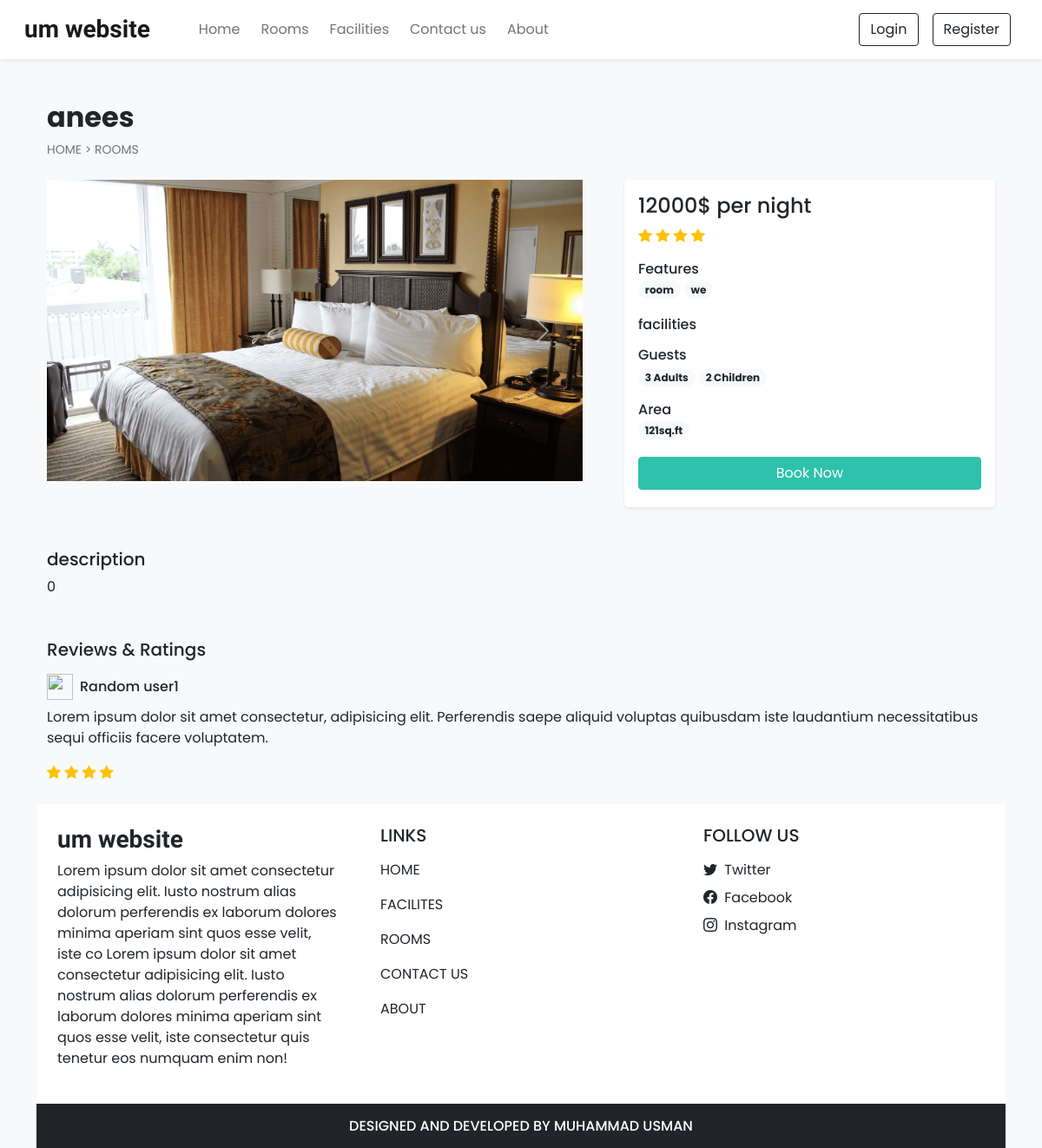
Page /room_details.php?id=3 on the committed database.
### tables this page shows
CREATE TABLE `settings` (
  `sr_no` int(11) NOT NULL,
  `site_title` varchar(50) NOT NULL,
  `site_about` varchar(250) NOT NULL,
  `shutdown` tinyint(1) NOT NULL
);

CREATE TABLE `rooms` (
  `id` int(11) NOT NULL,
  `name` varchar(150) NOT NULL,
  `area` int(11) NOT NULL,
  `price` int(11) NOT NULL,
  `quantity` int(11) NOT NULL,
  `adult` int(11) NOT NULL,
  `children` int(11) NOT NULL,
  `description` varchar(250) NOT NULL,
  `status` tinyint(4) NOT NULL DEFAULT 1,
  `removed` int(11) NOT NULL DEFAULT 0
);

CREATE TABLE `room_images` (
  `sr_no` int(11) NOT NULL,
  `room_id` int(11) NOT NULL,
  `image` varchar(150) NOT NULL,
  `thumb` tinyint(4) NOT NULL DEFAULT 0
);

CREATE TABLE `feature` (
  `id` int(11) NOT NULL,
  `name` varchar(100) NOT NULL
);

### Admin/component/db_config.php (called while the page is built, shortened)
<?php
   function select ($sql,$values,$datatypes){
       $con = $GLOBALS['con'];
       if($stmt = mysqli_prepare($con,$sql)){
        mysqli_stmt_bind_param($stmt,$datatypes,...$values);
        if(mysqli_stmt_execute($stmt)) {
         $res= mysqli_stmt_get_result($stmt);
         return $res;
        }
        else{
            mysqli_stmt_close($stmt);
            die("query cannnot be executed  - Select");
        }
       }
       else{
        die("query cannnot be prepared  - Select");
       }
   }
 ?>

### room_details.php (the view, shortened to what this page needs)
<html lang="en">
<head>
    <?php require('component/links.php') ?>
</head>
<body class="bg-light">
    <?php require('component/header.php'); ?>
    <?php
    $data=filteration($_GET);
    $room_res=select("SELECT * FROM `rooms` WHERE `id`=? AND `status`=? AND `removed`=?",[$data['id'],1,0],'iii');
    $room_data=mysqli_fetch_assoc($room_res);
     ?>
    <div class="container">
        <div class="row">
             <div class="col-12 my-5 mb-4 px-4">
             <h2 class="fw-bold "><?php echo $room_data['name'] ?></h2>
            <div style="font-size:14px">
                  <a href="index.php" class="text-secondary text-decoration-none">HOME</a>
                  <span class="text-secondary"> ></span>
                  <a href="rooms.php" class="text-secondary text-decoration-none">ROOMS</a>
            </div>
        </div>
        <div class="col-lg-7 col-md-12 px-4 ">
        <div id="roomCarousel" class="carousel slide" data-bs-ride="carousel">
  <div class="carousel-inner">
    <?php
    $room_img=ROOMS_IMG_PATH."thumbnail.jpg";
    $img_q=mysqli_query($con,"SELECT * FROM `room_images`
    WHERE `room_id`='$room_data[id]'
     ");
     if(mysqli_num_rows($img_q)>0){
        $active_class='active';
        while( $img_res=mysqli_fetch_assoc($img_q)){
            echo  "  <div class='carousel-item $active_class'>
            <img src='".ROOMS_IMG_PATH.$img_res['image']."' class='d-block w-100' rounded>
          </div>" ;
          $active_class='';
        }
     }
     else{
        echo " <div class='carousel-item active'>
        <img src='$room_img' class='d-block w-100' alt='...'>
      </div>";
     };
     ?>
  </div>
  <button class="carousel-control-prev" type="button" data-bs-target="#roomCarousel" data-bs-slide="prev">
    <span class="carousel-control-prev-icon" aria-hidden="true"></span>
  </button>
  <button class="carousel-control-next" type="button" data-bs-target="#roomCarousel" data-bs-slide="next">
    <span class="carousel-control-next-icon" aria-hidden="true"></span>
  </button>
</div>
        </div>
    <div class="col-lg-5 col-md-12 px-4">
        <div class="card mb-4 border-0 shadow-sm rounded-3" >
            <div class="card-body">
                <?php
                echo<<<price
                    <h4 class="">$room_data[price]$ per night</h4>
                price;
                echo<<<rating
                   <div class="mb-3">
                        <i class="bi bi-star-fill text-warning"></i>
                        <i class="bi bi-star-fill text-warning"></i>
                        <i class="bi bi-star-fill text-warning"></i>
                        <i class="bi bi-star-fill text-warning"></i>
                    </div>
                rating;
                $fea_q=mysqli_query($con,"SELECT f.name FROM `feature` f
                  INNER JOIN `room_features` rfea ON f.id =rfea.features_id
                  WHERE rfea.room_id='$room_data[id]'
                 ");
                $features_data="";
                 while($fea_row=mysqli_fetch_assoc($fea_q)){
                 $features_data .="<span class='badge bg-light rounded-pill text-dark text-wrap me-1 mb-1'>
                 $fea_row[name]
                 </span>";
                }
                echo<<< features
                    <div class= " mb-3">
                        <h6 class="mb-1">Features</h6>
                        $features_data
                    </div>
                features;
                $facilities_data="";
                echo<<< facilities
                    <div class= " mb-3">
                        <h6 class="mb-1">facilities</h6>
                        $facilities_data
                    </div>
                facilities;
                echo<<<guests
                            <div class="mb-3 ">
                                    <h6 class="mb-1">Guests</h6>
                                <span class="badge bg-light rounded-pill text-dark text-wrap">
                                        $room_data[adult] Adults
                                </span>
                                <span class="badge bg-light rounded-pill text-dark text-wrap">
                                      $room_data[children] Children
                                </span>
                            </div>
                guests;
                echo<<<area
                    <div class= " mb-3">
                           <h6 class="mb-1">Area</h6>
                            <span class='badge bg-light rounded-pill text-dark text-wrap me-1 mb-1'>
                            $room_data[area]sq.ft
                            </span>
                    </div>
                area;
                $login=0;
                echo<<<book
                   <button onclick='checklogintobook($login,$room_data[id])' class="btn  w-100  text-white custom-bg shadow-none mb-1">Book Now</button>
                book;
                ?>
            </div>
        </div>
    </div>
<div class="col-12 mt-4 px-4 ">
    <div class="mb-5">
        <h5>description</h5>
        <p>
            <?php
             echo $room_data['description']
            ?>
        </p>
    </div>
    <div class="">
        <h5 class="mb-3">Reviews & Ratings</h5>
        <div>
        <div class="d-flex align-items-center mb-2">
                    <img src="images/facilities/IMG_47816.svg" width="30px">
                    <h6 class="m-0 ms-2">Random user1</h6>
                </div>
                    <p>Lorem ipsum dolor sit amet consectetur,
                         adipisicing elit. Perferendis saepe aliquid voluptas quibusdam iste laudantium necessitatibus
                         sequi officiis facere voluptatem.</p>
                    <div class="raiting">
                            <i class="bi bi-star-fill text-warning"></i>
                            <i class="bi bi-star-fill text-warning"></i>
                            <i class="bi bi-star-fill text-warning"></i>
                            <i class="bi bi-star-fill text-warning"></i>
                    </div>
        </div>
    </div>
        </div>
    </div>
    <?php require('component/footer.php'); ?>
</body>
</html>

### component/header.php (shortened to what this page needs)
<?php
     require('Admin/component/db_config.php');
     $contact_q="SELECT * FROM `contact_details` WHERE `sr_no`=?";
     $values=[1];
     $contact_r= mysqli_fetch_assoc( select ($contact_q,$values,'i'));
    $setting_q="SELECT * FROM `settings` WHERE `sr_no`=?";
    $setting_r= mysqli_fetch_assoc( select ($setting_q,$values,'i'));
?>
<nav id="nav-bar" class="navbar navbar-expand-lg navbar-light bg-white px-lg-3 py-lg-2 shadow-sm sticky-top ">
    <div class="container-fluid">
        <a class="navbar-brand me-5 fw-bold fs-3 h-font" href="index.php"><?php echo $setting_r['site_title'] ?></a>
        <div class="collapse navbar-collapse" id="navbarSupportedContent">
            <ul class="navbar-nav me-auto mb-2 mb-lg-0">
                <li class="nav-item">
                    <a class="nav-link me-2"  href="index.php">Home</a>
                </li>
                <li class="nav-item">
                    <a class="nav-link me-2" href="rooms.php">Rooms</a>
                </li>
                <li class="nav-item">
                    <a class="nav-link me-2" href="facilities.php">Facilities</a>
                </li>
                <li class="nav-item">
                    <a class="nav-link me-2" href="contact.php">Contact us</a>
                </li>
                <li class="nav-item">
                    <a class="nav-link me-2" href="about.php">About</a>
                </li>
            </ul>
            <div class="d-flex">
                 <?php
                if(isset($_SESSION['login'])&& $_SESSION['login']==true){
                    echo<<<data
                            <div class="btn-group">
                                <button type="button" class="btn btn-outline-dark shadow-none dropdown-toggle" data-bs-toggle="dropdown" data-bs-display="static" aria-expanded="false">
                                      $_SESSION[uName]
                                </button>
                                <ul class="dropdown-menu dropdown-menu-lg-end">
                                        <li><a class="dropdown-item" href="profile.php">Profile</a></li>
                                        <li><a class="dropdown-item" href="bookings.php">Bookings</a></li>
                                        <li><a class="dropdown-item" href="logout.php">Logout</a></li>
                                </ul>
                            </div>
                    data;
                }
                else{
                    echo<<<data
                         <button type="button" class="btn btn-outline-dark shadow-none me-lg-3 me-2" data-bs-toggle="modal" data-bs-target="#loginModel">
                             Login
                        </button>
                        <button type="button" class="btn btn-outline-dark shadow-none me-lg-2 " data-bs-toggle="modal" data-bs-target="#registerModel">
                           Register
                        </button>
                    data;
                }
                ?>
            </div>
        </div>
    </div>
</nav>

### component/footer.php (shortened to what this page needs)
<div class="container-fluid bg-white mt-4">
    <div class="row">
        <div class="col-lg-4 p-4">
            <h3 class="h-font fw-bold fs-3 mb-2"><?php echo $setting_r['site_title'] ?></h3>
            <p>
            <?php echo  $setting_r['site_about'] ?>
                Lorem ipsum dolor sit amet consectetur adipisicing elit.
                Iusto nostrum alias dolorum perferendis ex laborum dolores
                minima aperiam sint quos esse velit, iste
                consectetur quis tenetur eos numquam enim non!
            </p>
        </div>
        <div class="col-lg-4 p-4">
            <h5 class="mb-3">LINKS</h5>
            <a href="index.php" class="d-inline-block mb-3 text-dark text-decoration-none">HOME</a> <br>
            <a href="rooms.php" class="d-inline-block mb-3 text-dark text-decoration-none">FACILITES</a> <br>
            <a href="facilities.php" class="d-inline-block mb-3 text-dark text-decoration-none">ROOMS</a> <br>
            <a href="contact.php" class="d-inline-block mb-3 text-dark text-decoration-none">CONTACT US</a> <br>
            <a href="about.php" class="d-inline-block mb-3 text-dark text-decoration-none">ABOUT</a>
        </div>
        <div class="col-lg-4 p-4">
            <h5 class="mb-3">FOLLOW US</h5>
            <?php
            if($contact_r['tweet']!=''){
                echo<<<data
                    <a href=" $contact_r[tweet]" target="_blank" class="d-inline-block  mb-2 text-dark text-decoration-none">
                          <i class="bi bi-twitter me-1"></i> Twitter
                    </a>
                        <br>
                    <a href="$contact_r[fb]" target="_blank" class="d-inline-block  mb-2 text-dark text-decoration-none">
                             <i class="bi bi-facebook me-1"></i> Facebook
                    </a>
                           <br>
                    <a href=" $contact_r[insta]" target="_blank" class="d-inline-block  mb-2 text-dark text-decoration-none">
                          <i class="bi bi-instagram me-1"></i> Instagram
                     </a>
                data;
            }
            ?>
        </div>
    </div>
</div>
<h6 class="text-center bg-dark text-white p-3 m-0">DESIGNED AND DEVELOPED BY MUHAMMAD USMAN</h6>

### css/common.css (style rules this page uses)
:root { --teal:#2ec1ac; --teal_hover:#279e8c; }
* { font-family: 'Poppins', sans-serif; }
.h-font { font-family: 'Merienda', cursive; }
.custom-bg { background-color: var(--teal); border: 1px solid var(--teal) ; }

### Admin/css/common.css (style rules this page uses)
:root { --teal:#2ec1ac; --teal_hover:#279e8c; }
* { font-family: 'Poppins', sans-serif; }
.h-font { font-family: 'Merienda', cursive; }
.custom-bg { background-color: var(--teal); border: 1px solid var(--teal) ; }

### rows in the picture
settings: site_title "um website", site_about "Lorem ipsum dolor sit amet consectetur adipisicing elit. Iusto nostrum alias dolorum perferendis ex laborum dolores minima aperiam sint quos esse velit, iste co"
rooms: name "anees", price "12000", adult "3", children "2", area "121", description "0"
room_images: image (picture)
feature: name "room"
feature: name "we"
